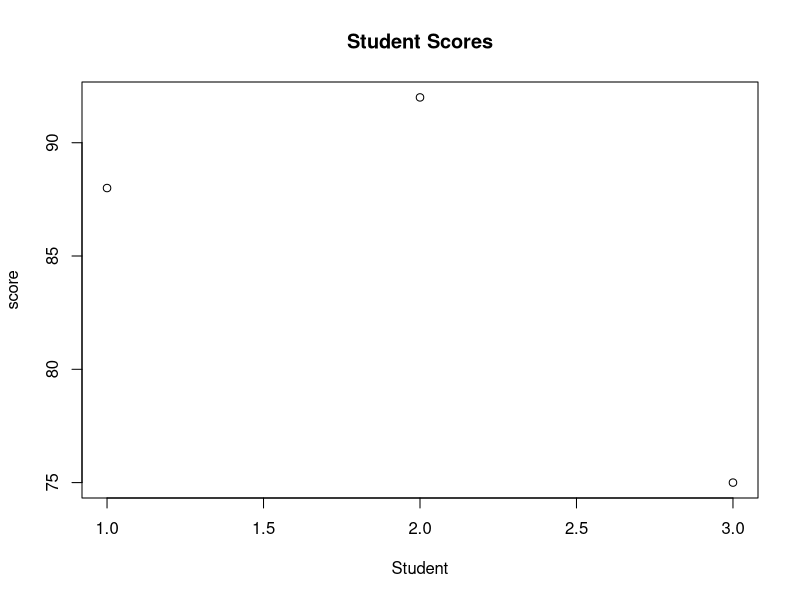

Write the R code that produced this figure.
## ---- chunk 1
2+2
sqrt(16)
## ---- chunk 2
x<-10
y<-20
x+y
## ---- chunk 3
prices <-c(50,27,73,45,67)
sum(prices)
## ---- chunk 4
students <-data.frame(names=c('Alic','Bob','Carol'),scores=c(88,92,75))
mean(students$scores)
## ---- chunk 5
plot(students$scores,main='Student Scores',ylab='score',xlab='Student')
## ---- chunk 6
matrix=matrix(1:9,ncol=3,byrow=TRUE,dimnames = list(c('x1','x2','x3'),c('y1','y2','y3')))
matrix
